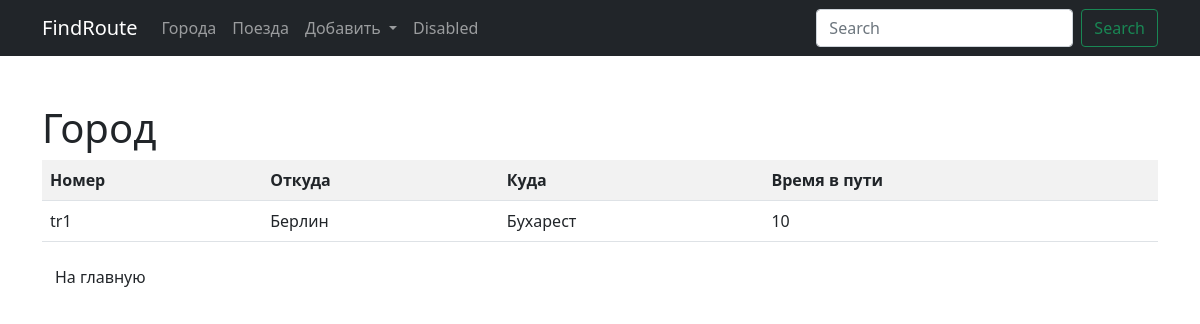
Screenshot of /trains/detail/1/ with the database file from the repository.
### trains/models.py (models this page shows, shortened)
class Train(models.Model):
    name = models.CharField(max_length=50, unique=True,
                            verbose_name='Название поезда')
    travel_time = models.PositiveSmallIntegerField(verbose_name='Время в пути')
    from_city = models.ForeignKey(City, on_delete=models.CASCADE,
                                  related_name='from_city_set',
                                  verbose_name='Город отправления')
    to_city = models.ForeignKey('cities.City', on_delete=models.CASCADE,
                                related_name='to_city_set',
                                verbose_name='Город прибытия')
    class Meta:
        verbose_name = 'Поезд'
        verbose_name_plural = 'Поезда'
        ordering = ['travel_time']

### cities/models.py (models this page shows, shortened)
class City(models.Model):
    name = models.CharField(max_length=100, unique=True, verbose_name='Название города')
    def __str__(self):
        return self.name
    class Meta:
        verbose_name = 'Город'
        verbose_name_plural = 'Города'
        ordering = ['name']

### trains/views.py (the view)
# urls.py: path('detail/<int:pk>/', TrainDetailView.as_view(), name='detail'),
class TrainDetailView(DetailView):
    queryset = Train.objects.all()
    template_name = 'trains/detail.html'

### trains/templates/trains/detail.html (shortened to what this page needs)
{% extends 'base.html' %}
{% block content %}
    <h1>Город</h1>
    <div class="row">
        <div class="col-md">
            <table class="table table-striped">
                <tr>
                    <th>Номер</th>
                    <th>Откуда</th>
                    <th>Куда</th>
                    <th>Время в пути</th>
                </tr>
                    <tr>
                        <td>{{ object.name }}</td>
                        <td>{{ object.from_city }}</td>
                        <td>{{ object.to_city }}</td>
                        <td>{{ object.travel_time }}</td>
                    </tr>
            </table>
        </div>
    </div>
    <div class="row col-md-4">
        <a href="{% url 'trains:home' %}">
            <button type="button" class="btn btn-lite">На главную</button>
        </a>
    </div>
{% endblock %}

### rows the page displays
Train: name "tr1", from_city "Берлин", to_city "Бухарест", travel_time "10"
